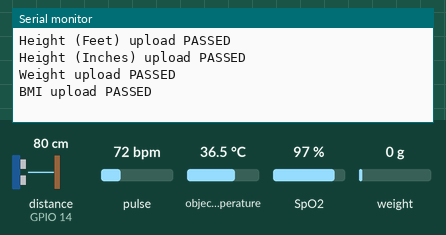
Bench run of a sketch on a simulated ESP32. Shown: the last lines printed to the serial monitor. Wiring (inferred from the names in the program): ultrasonic range finder: trigger GPIO 12; echo GPIO 14. Inputs (shaded band) come from the test bench; at power-on: distance to the obstacle (sensor on GPIO 14) 80 cm, object temperature 36.5 °C, weight on the scale 0 g, pulse 72 bpm, SpO2 97 %. The echo pulse lasts 58.3 µs per cm; WiFi joins after 1.5 s; servers stay silent unless stated.

Above: at 4.9 s.
5.0 s: distance to the obstacle (sensor on GPIO 14) set to 2 cm
At 6.4 s:
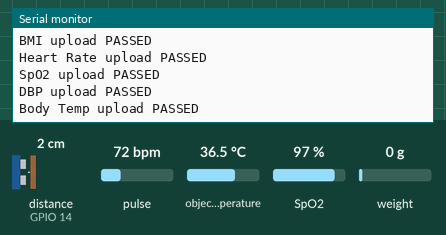
6.7 s: object temperature set to 20 °C
At 8.1 s:
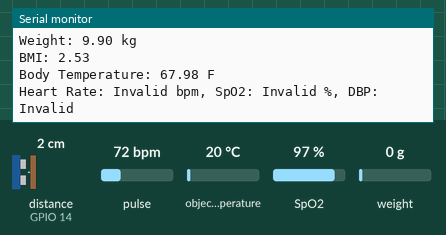
8.2 s: weight on the scale set to 100 g
9.7 s: distance to the obstacle (sensor on GPIO 14) set to 4 cm
At 10.09 s:
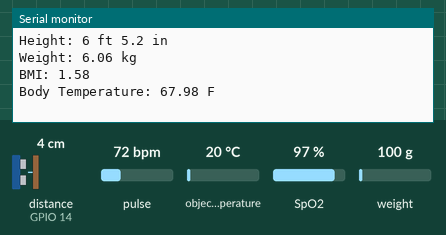
11.2 s: object temperature set to 26 °C
At 11.22 s:
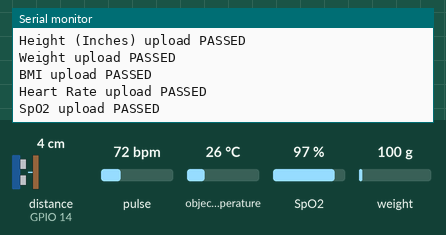
12.7 s: weight on the scale set to 1250 g
At 14.2 s:
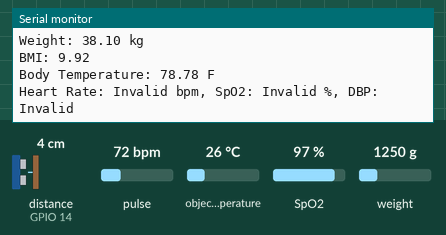
Timing chart, 0 to 15.2 s (numbered marks = the images above; inputs shaded):
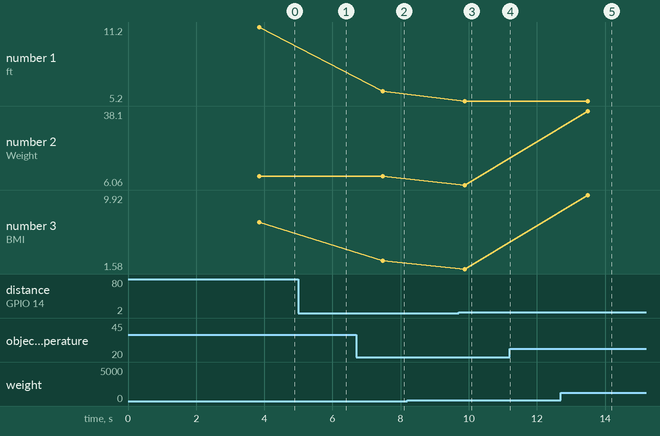

The sketch:

master.ino
```cpp
#include <WiFi.h>
#include <Firebase_ESP_Client.h>
#include "HX711.h"
#include <Wire.h>
#include "MAX30105.h"
#include "spo2_algorithm.h"
#include <Adafruit_MLX90614.h>

// Provide the token generation process info.
#include "addons/TokenHelper.h"
// Provide the RTDB payload printing info and other helper functions.
#include "addons/RTDBHelper.h"

// Insert your network credentials
// #define WIFI_SSID "PTCL-Flash Fiber"
// #define WIFI_PASSWORD "Pakistan@9214#"
#define WIFI_SSID "EIE"
#define WIFI_PASSWORD "EIE@4321"

// Insert Firebase project API Key
#define API_KEY "AIzaSyBmYCvYq3opk-dHL5iAlRGkm3VdFynDEMs"

// Insert RTDB URL
#define DATABASE_URL "https://iot-based-mk-default-rtdb.asia-southeast1.firebasedatabase.app/"

// Define Firebase Data object
FirebaseData fbdo;

FirebaseAuth auth;
FirebaseConfig config;

unsigned long sendDataPrevMillis = 0;
bool signupOK = false; // since we are doing an anonymous sign in

MAX30105 particleSensor;

// Variables to hold sensor readings
uint32_t irBuffer[100]; // Infrared LED sensor data
uint32_t redBuffer[100]; // Red LED sensor data

// Variables for the algorithm
int32_t bufferLength; // Number of samples in the buffer
int32_t spo2; // Calculated SpO2 value
int8_t validSPO2; // Indicator for valid SpO2
int32_t heartRate; // Calculated heart rate value
int8_t validHeartRate; // Indicator for valid heart rate

// Diastolic Blood Pressure Estimation Variables
int diastolicPressure = 80; // Default diastolic value for estimation

// Create sensor object
Adafruit_MLX90614 mlx = Adafruit_MLX90614();

#define LOADCELL_DOUT_PIN 32  // DT pin
#define LOADCELL_SCK_PIN 25   // SCK pin

#define TRIG_PIN 12
#define ECHO_PIN 14

const int sensorHeight = 199.39;  // Fixed height of the ultrasonic sensor above the ground in cm

HX711 scale;


void setup() {
  Serial.begin(115200);       // Serial monitor
  Serial2.begin(115200, SERIAL_8N1, 16, 17); // UART on TX2 (16) and RX2 (17)

  scale.begin(LOADCELL_DOUT_PIN, LOADCELL_SCK_PIN);
  scale.tare();  // Tare the scale

  pinMode(TRIG_PIN, OUTPUT);
  pinMode(ECHO_PIN, INPUT);

  // Initialize MLX90614 sensor
    Wire.begin(); // Default SDA (GPIO 21), SCL (GPIO 22) for ESP32
    Wire.setClock(100000);

  // Initialize sensor
  if (!particleSensor.begin(Wire, I2C_SPEED_STANDARD)) {
    Serial.println("MAX30105 was not found. Please check wiring/power.");
    while (1);
  }

  // Initialize sensor settings
  particleSensor.setup();
  particleSensor.setPulseAmplitudeRed(0x0A); // Turn Red LED to low to indicate sensor is running
  particleSensor.setPulseAmplitudeGreen(0); // Turn off Green LED

  // Initial buffer length
  bufferLength = 100;

  // Read first 100 samples, and determine the signal range
  for (int i = 0; i < bufferLength; i++) {
    while (particleSensor.available() == false) { // Check if new data is available
      particleSensor.check(); // Check the sensor for new data
    }

    redBuffer[i] = particleSensor.getRed();
    irBuffer[i] = particleSensor.getIR();
    particleSensor.nextSample(); // Move to next sample
  }

  // Calculate SpO2 and heart rate
  maxim_heart_rate_and_oxygen_saturation(irBuffer, bufferLength, redBuffer, &spo2, &validSPO2, &heartRate, &validHeartRate);

  if (!mlx.begin()) {
    Serial.println("Error connecting to MLX90614 sensor. Please check wiring.");
    while (1);  // Stop execution
  }
  Serial.println("MLX90614 sensor initialized successfully!");

  WiFi.begin(WIFI_SSID, WIFI_PASSWORD);
  Serial.print("Connecting to Wi-Fi");
  while (WiFi.status() != WL_CONNECTED) {
    Serial.print(".");
    delay(300);
  }
  Serial.println();
  Serial.print("Connected with IP: ");
  Serial.println(WiFi.localIP());
  Serial.println();

  // Assign the api key (required)
  config.api_key = API_KEY;

  // Assign the RTDB URL (required)
  config.database_url = DATABASE_URL;

  // Sign up
  if (Firebase.signUp(&config, &auth, "", "")) {
    Serial.println("ok");
    signupOK = true;
  } else {
    Serial.printf("%s\n", config.signer.signupError.message.c_str());
  }

  // Assign the callback function for the long running token generation task
  config.token_status_callback = tokenStatusCallback; // see addons/TokenHelper.h

  Firebase.begin(&config, &auth);
  Firebase.reconnectWiFi(true);
}

void loop() {
  long duration, distance, objectHeight;
  int heightInFeet = 0;      // Declare variables outside the block
  float heightInInches = 0;
  float weight = 0;
  float bmi = 0;

  // Trigger the ultrasonic sensor
  digitalWrite(TRIG_PIN, LOW);
  delayMicroseconds(2);
  digitalWrite(TRIG_PIN, HIGH);
  delayMicroseconds(10);
  digitalWrite(TRIG_PIN, LOW);

  duration = pulseIn(ECHO_PIN, HIGH, 30000);  // Timeout in 30 ms
  if (duration > 0) {
    distance = duration * 0.034 / 2;
    objectHeight = sensorHeight - distance;

    heightInFeet = objectHeight / 30.48;
    float totalInches = objectHeight / 2.54;
    heightInInches = totalInches - (heightInFeet * 12);

    if (scale.is_ready()) {
      long reading = scale.read();
      float calibration_factor = 12261.27;  // Adjust as per your setup
      weight = abs(1.121 * (reading / calibration_factor) - 9.9);

      float heightInMeters = objectHeight / 100.0;
      bmi = weight / (heightInMeters * heightInMeters);

      // Send the data to the slave via UART
      String data = "Height: " + String(heightInFeet) + " ft " + String(heightInInches, 1) + " in\n"
                    "Weight: " + String(weight, 2) + " kg\n"
                    "BMI: " + String(bmi, 2) + "\n";
      Serial2.print(data);  // Send data to slave

      // Debugging on Serial Monitor
      Serial.println(data);
    } else {
      Serial.println("HX711 not ready. Check wiring.");
    }
  } else {
    Serial.println("No object detected or out of range.");
  }

float bodyTemp = 0.0;
  // Read body temperature in Celsius
  float objectTempC = mlx.readObjectTempC();

  // Check for valid reading
  if (isnan(objectTempC)) {
    Serial.println("Error reading temperature.");
  } else {
    // Convert temperature to Fahrenheit
    bodyTemp = objectTempC * 9 / 5 + 32;

    // Debugging
    Serial.print("Body Temperature: ");
    Serial.print(bodyTemp);
    Serial.println(" F");

    // Send temperature data to the slave
    String dataToSend = "Body_Temp:" + String(bodyTemp) + "F;";
    Serial2.println(dataToSend);  // Send via UART
  }

  // Shift data in the buffer to make room for new samples
  for (int i = 25; i < 100; i++) {
    redBuffer[i - 25] = redBuffer[i];
    irBuffer[i - 25] = irBuffer[i];
  }

  // Read 25 new samples
  for (int i = 75; i < 100; i++) {
    while (particleSensor.available() == false) {
      particleSensor.check();
    }

    redBuffer[i] = particleSensor.getRed();
    irBuffer[i] = particleSensor.getIR();
    particleSensor.nextSample();
  }

  // Check if a valid finger is placed (based on IR signal)
  bool validFinger = isValidFingerPresent(irBuffer);

  if (validFinger) {
    // Calculate SpO2 and heart rate only if a valid finger is detected
    maxim_heart_rate_and_oxygen_saturation(irBuffer, bufferLength, redBuffer, &spo2, &validSPO2, &heartRate, &validHeartRate);

    // Detect Diastolic Blood Pressure (DBP)
    estimateDiastolicBloodPressure(irBuffer, bufferLength);

    // Prepare the message to send
    String message = "Heart Rate: ";
    message += (validHeartRate) ? String(heartRate) + " bpm" : "Invalid bpm";
    message += ", SpO2: ";
    message += (validSPO2) ? String(spo2) + " %" : "Invalid %";
    message += ", DBP: " + String(diastolicPressure);

    // Print and send the message
    Serial.println(message); // Debugging
    Serial2.println(message); // Send data to slave ESP32 via UART
  } else {
    // Send "Invalid" for all readings if no valid finger is detected
    String message = "Heart Rate: Invalid bpm, SpO2: Invalid %, DBP: Invalid";
    Serial.println(message); // Debugging
    Serial2.println(message); // Send data to slave ESP32
  }
  if (Serial2.available() > 0) {
    String receivedData = Serial2.readStringUntil(';'); // Use delimiter to ensure full message
    if (receivedData.length() > 0) {
      // Parsing logic here
    }
}

  if (Firebase.ready() && signupOK && (millis() - sendDataPrevMillis > 5000 || sendDataPrevMillis == 0)) {
    sendDataPrevMillis = millis();

    // Send data to Firebase
    if (Firebase.RTDB.setInt(&fbdo, "Sensors/HeightInFeet", heightInFeet)) {
      Serial.println("Height (Feet) upload PASSED");
    } else {
      Serial.println("Height (Feet) upload FAILED");
      Serial.println("REASON: " + fbdo.errorReason());
    }

    if (Firebase.RTDB.setFloat(&fbdo, "Sensors/HeightInInches", heightInInches)) {
      Serial.println("Height (Inches) upload PASSED");
    } else {
      Serial.println("Height (Inches) upload FAILED");
      Serial.println("REASON: " + fbdo.errorReason());
    }

    if (Firebase.RTDB.setFloat(&fbdo, "Sensors/Weight", weight)) {
      Serial.println("Weight upload PASSED");
    } else {
      Serial.println("Weight upload FAILED");
      Serial.println("REASON: " + fbdo.errorReason());
    }

    if (Firebase.RTDB.setFloat(&fbdo, "Sensors/BMI", bmi)) {
      Serial.println("BMI upload PASSED");
    } else {
      Serial.println("BMI upload FAILED");
      Serial.println("REASON: " + fbdo.errorReason());
    }

    if (validHeartRate) {
  if (Firebase.RTDB.setInt(&fbdo, "Sensors/Heart_Rate", heartRate)) {
    Serial.println("Heart Rate upload PASSED");
  } else {
    Serial.println("Heart Rate upload FAILED: " + fbdo.errorReason());
  }
} else {
  Serial.println("Heart Rate is invalid, skipping upload.");
}

if (validSPO2) {
  if (Firebase.RTDB.setInt(&fbdo, "Sensors/SpO2", spo2)) {
    Serial.println("SpO2 upload PASSED");
  } else {
    Serial.println("SpO2 upload FAILED: " + fbdo.errorReason());
  }
} else {
  Serial.println("SpO2 is invalid, skipping upload.");
}

// Diastolic Pressure is always calculated, no validity check needed
if (Firebase.RTDB.setInt(&fbdo, "Sensors/DBP", diastolicPressure)) {
  Serial.println("DBP upload PASSED");
} else {
  Serial.println("DBP upload FAILED: " + fbdo.errorReason());
}

if (Firebase.RTDB.setFloat(&fbdo, "Sensors/Body_Temp", bodyTemp)) {
      Serial.println("Body Temp upload PASSED");
    } else {
      Serial.println("Body Temp upload FAILED");
      Serial.println("REASON: " + fbdo.errorReason());
    }
  }

  delay(2000);
}

// Function to Check if Finger is Placed (Valid IR signal)
bool isValidFingerPresent(uint32_t irBuffer[]) {
  uint32_t minIr = irBuffer[0];
  uint32_t maxIr = irBuffer[0];

  // Check the min and max IR values to determine if there's a valid signal
  for (int i = 1; i < 100; i++) {
    if (irBuffer[i] < minIr) minIr = irBuffer[i];
    if (irBuffer[i] > maxIr) maxIr = irBuffer[i];
  }

  // If the max IR value is too low, no finger is placed
  if (maxIr - minIr < 5000) { // Threshold to detect the signal strength (can be adjusted)
    return false; // No valid signal, so no finger detected
  }

  return true; // Finger detected (valid signal)
}

// Function to Estimate Diastolic Blood Pressure (DBP)
void estimateDiastolicBloodPressure(uint32_t irBuffer[], byte bufferLength) {
  int diastolicPeak = irBuffer[0];

  // Find the minimum value (diastolic peak)
  for (int i = 1; i < bufferLength; i++) {
    if (irBuffer[i] < diastolicPeak) {
      diastolicPeak = irBuffer[i];
    }
  }

  // For estimation purposes, we map the diastolic peak value to a blood pressure range
  // The mapping here is simplified and needs calibration
  diastolicPressure = map(diastolicPeak, 0, 100000, 60, 90);  // Mapping IR peak to diastolic pressure range (simplified)
}
```

Measured:
- after the input at 6.7 s, the serial monitor: prints a new line after 0.77 s (image 2)
- after the input at 9.7 s, the serial monitor: prints a new line after 0.18 s (image 3)
- after the input at 12.7 s, the serial monitor: prints a new line after 0.80 s (image 5)
- plotted number 1: 6 → 5.2 after the input at 9.7 s
- plotted number 2: 6.06 → 38.1 after the input at 12.7 s
- plotted number 3: 2.53 → 1.58 after the input at 9.7 s, 1.58 → 9.92 after the input at 12.7 s
